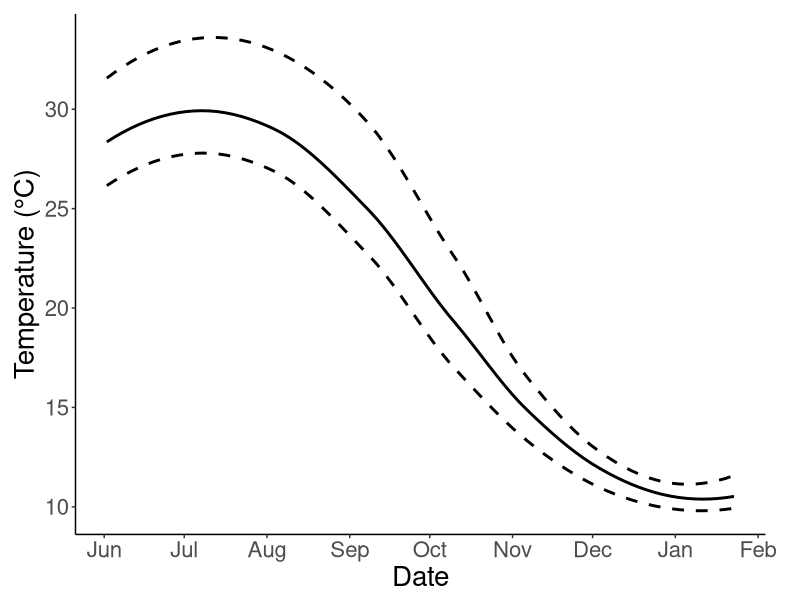
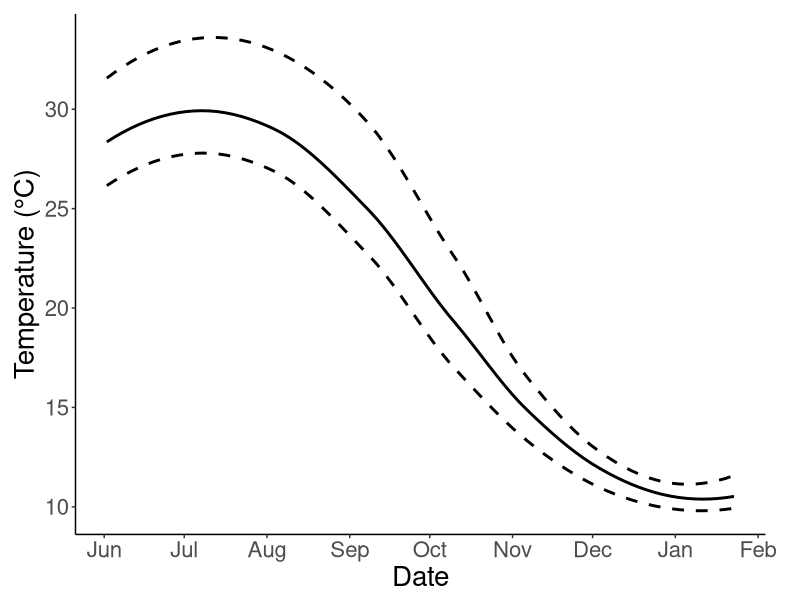

Write the R code that produced these figures, in order.
library(tidyverse)
#Import data
datLog <- read.csv("Data/Data.logger2.csv")

#Reformat the date time variable
datLog <- mutate(datLog, date.time = mdy_hms(datLog$date.time))



#Calculate daily min, max, and avg temps
finalDf <- datLog%>%
  filter(X. %in% 1:4000 | X. %in% 7500:20150 | X. %in% 22500:24400 | X. %in% 25400:31760 | X. > 33800)%>%#remove dates logger wasn't submerged
  group_by(as.Date(date.time))%>%
  summarize(minTemp = min(temp),
            maxTemp = max(temp),
            meanTemp = mean(temp))%>%
  rename(date = "as.Date(date.time)")


#Plot
finalDf%>%
  #filter(X. %in% 1:4000 | X. %in% 7500:20150 | X. %in% 22500:24400 | X. %in% 25400:31760 | X. > 33800)%>%
  #filter(X. %in% 24400:25400) %>%
  ggplot(aes(x = date,y = meanTemp)) +
  #geom_point(size = 0.04) +
  # geom_smooth(color = "#FFC107", fill = "#FFC107", alpha = 0.2) +
  # geom_smooth(aes(y = minTemp), color = "#1E88E5", fill = "#1E88E5", alpha = 0.2) +
  # geom_smooth(aes(y = maxTemp), color = "#D81B60", fill = "#D81B60", alpha = 0.2) +
  geom_smooth(color = "black", se = F) +
  geom_smooth(aes(y = minTemp), color = "black", linetype = "dashed", se = F) +
  geom_smooth(aes(y = maxTemp), color = "black", linetype = "dashed", se = F) +
  theme_classic() +
  labs(x = "Date", y = "Temperature (°C)") +
  theme(axis.title = element_text(size = 20),
        axis.text = element_text(size = 16),
        plot.margin = margin(t = 10, b = 5, l = 10, r = 25)) +
  scale_x_date(date_breaks = "1 month", date_labels = "%b")

ggsave("Figures/dataLogger.jpeg", width = 6.5, height = 5.6)

 